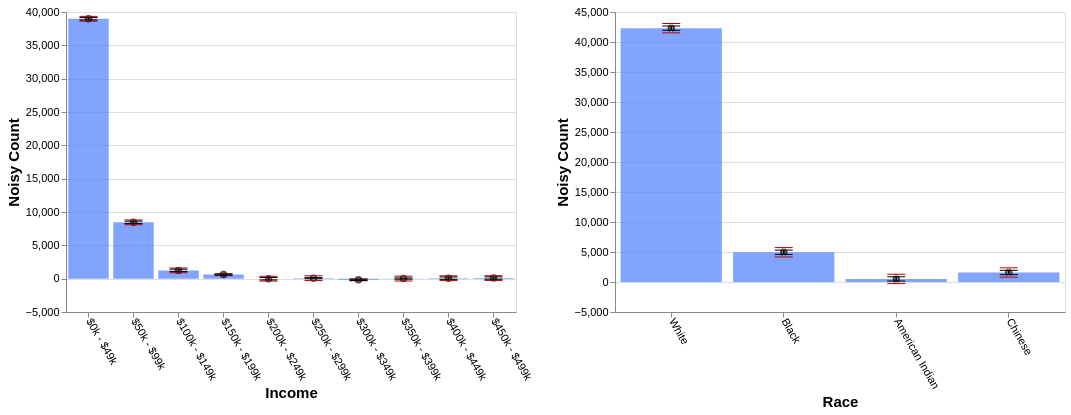

The specification (Vega-Lite) saved for this image:
### Vega-Lite specification from a JSON file in a GitHub repository (floating-point values rounded to 4 significant figures)
{"config": {"view": {"continuousWidth": 400, "continuousHeight": 300}, "axis": {"labelFontSize": 11, "titleFontSize": 15}, "axisBottom": {"labelAngle": 60}}, "hconcat": [{"layer": [{"mark": "bar", "encoding": {"color": {"value": "transparent"}, "tooltip": [{"aggregate": "sum", "field": "noisy_count", "title": "noisy count", "type": "quantitative"}, {"aggregate": "sum", "field": "noisy_count_prev", "title": "prev count", "type": "quantitative"}, {"aggregate": "sum", "field": "error", "title": "current error", "type": "quantitative"}, {"aggregate": "sum", "field": "error_prev", "title": "prev error", "type": "quantitative"}], "x": {"field": "income", "sort": null, "title": "Income", "type": "ordinal"}}, "height": 300, "selection": {"selector663": {"type": "interval", "encodings": ["x"]}}, "transform": [{"filter": {"selection": "selector664"}}], "width": 450}, {"mark": {"type": "bar", "color": "gray", "opacity": 0}, "encoding": {"x": {"field": "income", "sort": null, "title": "Income", "type": "ordinal"}, "y": {"aggregate": "sum", "field": "noisy_count_prev", "type": "quantitative"}}, "transform": [{"filter": {"selection": "selector664"}}]}, {"mark": {"type": "bar", "color": "#4C7FFF", "opacity": 0.7}, "encoding": {"x": {"field": "income", "sort": null, "title": "Income", "type": "ordinal"}, "y": {"aggregate": "sum", "field": "noisy_count", "type": "quantitative"}}, "transform": [{"filter": {"selection": "selector664"}}]}, {"mark": {"type": "point", "color": "black", "opacity": 0.7}, "encoding": {"x": {"field": "income", "sort": null, "title": "Income", "type": "ordinal"}, "y": {"aggregate": "sum", "field": "noisy_count", "title": "Noisy Count", "type": "quantitative"}}, "transform": [{"filter": {"selection": "selector664"}}]}, {"mark": {"type": "rule", "color": "#B6B6B6", "size": 2, "strokeDash": [3, 3]}, "encoding": {"x": {"field": "income", "sort": null, "title": "Income", "type": "ordinal"}, "y": {"aggregate": "sum", "field": "plus_error_prev_income", "title": "", "type": "quantitative"}, "y2": {"aggregate": "sum", "field": "minus_error_prev_income", "title": ""}}, "transform": [{"filter": {"selection": "selector664"}}]}, {"mark": {"type": "tick", "color": "#B90000", "size": 0, "strokeDash": [1, 1]}, "encoding": {"x": {"field": "income", "sort": null, "title": "Income", "type": "ordinal"}, "y": {"aggregate": "sum", "field": "plus_error_prev_income", "type": "quantitative"}}, "transform": [{"filter": {"selection": "selector664"}}]}, {"mark": {"type": "tick", "color": "#B90000", "size": 0, "strokeDash": [3, 1]}, "encoding": {"x": {"field": "income", "sort": null, "title": "Income", "type": "ordinal"}, "y": {"aggregate": "sum", "field": "minus_error_prev_income", "type": "quantitative"}}, "transform": [{"filter": {"selection": "selector664"}}]}, {"mark": {"type": "rule", "color": "black", "size": 2}, "encoding": {"x": {"field": "income", "sort": null, "title": "Income", "type": "ordinal"}, "y": {"aggregate": "sum", "field": "plus_error", "title": "", "type": "quantitative"}, "y2": {"aggregate": "sum", "field": "minus_error", "title": ""}}, "transform": [{"filter": {"selection": "selector664"}}]}, {"mark": {"type": "tick", "color": "black", "width": 0}, "encoding": {"x": {"field": "income", "sort": null, "title": "Income", "type": "ordinal"}, "y": {"aggregate": "sum", "field": "plus_error", "type": "quantitative"}}, "transform": [{"filter": {"selection": "selector664"}}]}, {"mark": {"type": "tick", "color": "black", "width": 0}, "encoding": {"x": {"field": "income", "sort": null, "title": "Income", "type": "ordinal"}, "y": {"aggregate": "sum", "field": "minus_error", "type": "quantitative"}}, "transform": [{"filter": {"selection": "selector664"}}]}]}, {"layer": [{"mark": "bar", "encoding": {"color": {"value": "transparent"}, "tooltip": [{"aggregate": "sum", "field": "noisy_count", "title": "noisy count", "type": "quantitative"}, {"aggregate": "sum", "field": "noisy_count_prev", "title": "prev count", "type": "quantitative"}, {"aggregate": "sum", "field": "error", "title": "current error", "type": "quantitative"}, {"aggregate": "sum", "field": "error_prev", "title": "prev error", "type": "quantitative"}], "x": {"field": "race", "sort": null, "title": "Race", "type": "ordinal"}}, "height": 300, "selection": {"selector664": {"type": "interval", "encodings": ["x"]}}, "transform": [{"filter": {"selection": "selector663"}}], "width": 450}, {"mark": {"type": "bar", "color": "gray", "opacity": 0}, "encoding": {"x": {"field": "race", "sort": null, "title": "Race", "type": "ordinal"}, "y": {"aggregate": "sum", "field": "noisy_count_prev", "type": "quantitative"}}, "transform": [{"filter": {"selection": "selector663"}}]}, {"mark": {"type": "bar", "color": "#4C7FFF", "opacity": 0.7}, "encoding": {"x": {"field": "race", "sort": null, "title": "Race", "type": "ordinal"}, "y": {"aggregate": "sum", "field": "noisy_count", "type": "quantitative"}}, "transform": [{"filter": {"selection": "selector663"}}]}, {"mark": {"type": "point", "color": "black", "opacity": 0.7}, "encoding": {"x": {"field": "race", "sort": null, "title": "Race", "type": "ordinal"}, "y": {"aggregate": "sum", "field": "noisy_count", "title": "Noisy Count", "type": "quantitative"}}, "transform": [{"filter": {"selection": "selector663"}}]}, {"mark": {"type": "rule", "color": "#B6B6B6", "size": 2, "strokeDash": [3, 3]}, "encoding": {"x": {"field": "race", "sort": null, "title": "Race", "type": "ordinal"}, "y": {"aggregate": "sum", "field": "plus_error_prev_race", "title": "", "type": "quantitative"}, "y2": {"aggregate": "sum", "field": "minus_error_prev_race", "title": ""}}, "transform": [{"filter": {"selection": "selector663"}}]}, {"mark": {"type": "tick", "color": "#B90000", "size": 0, "strokeDash": [1, 1]}, "encoding": {"x": {"field": "race", "sort": null, "title": "Race", "type": "ordinal"}, "y": {"aggregate": "sum", "field": "plus_error_prev_race", "type": "quantitative"}}, "transform": [{"filter": {"selection": "selector663"}}]}, {"mark": {"type": "tick", "color": "#B90000", "size": 0, "strokeDash": [3, 1]}, "encoding": {"x": {"field": "race", "sort": null, "title": "Race", "type": "ordinal"}, "y": {"aggregate": "sum", "field": "minus_error_prev_race", "type": "quantitative"}}, "transform": [{"filter": {"selection": "selector663"}}]}, {"mark": {"type": "rule", "color": "black", "size": 2}, "encoding": {"x": {"field": "race", "sort": null, "title": "Race", "type": "ordinal"}, "y": {"aggregate": "sum", "field": "plus_error", "title": "", "type": "quantitative"}, "y2": {"aggregate": "sum", "field": "minus_error", "title": ""}}, "transform": [{"filter": {"selection": "selector663"}}]}, {"mark": {"type": "tick", "color": "black", "width": 0}, "encoding": {"x": {"field": "race", "sort": null, "title": "Race", "type": "ordinal"}, "y": {"aggregate": "sum", "field": "plus_error", "type": "quantitative"}}, "transform": [{"filter": {"selection": "selector663"}}]}, {"mark": {"type": "tick", "color": "black", "width": 0}, "encoding": {"x": {"field": "race", "sort": null, "title": "Race", "type": "ordinal"}, "y": {"aggregate": "sum", "field": "minus_error", "type": "quantitative"}}, "transform": [{"filter": {"selection": "selector663"}}]}]}], "data": {"name": "data-24a5dc6430f28e7e17279dae2fb71018"}, "$schema": "https://vega.github.io/schema/vega-lite/v4.17.0.json", "datasets": {"data-24a5dc6430f28e7e17279dae2fb71018": [{"income": "$0k - $49k", "race": "White", "noisy_count": 33160.0, "true_count": 33160.0, "plus_error": 33210.0, "minus_error": 33120.0, "error": 44.7, "noisy_count_prev": 33120.0, "true_count_prev": 33160.0, "plus_error_prev": 33210.0, "minus_error_prev": 33030.0, "error_prev": 89.4, "plus_error_prev_income": 33250.0, "minus_error_prev_income": 33070.0, "plus_error_prev_race": 33220.0, "minus_error_prev_race": 33040.0}, {"income": "$0k - $49k", "race": "Black", "noisy_count": 4237.0, "true_count": 4314.0, "plus_error": 4282.0, "minus_error": 4192.0, "error": 44.7, "noisy_count_prev": 4220.0, "true_count_prev": 4314.0, "plus_error_prev": 4310.0, "minus_error_prev": 4131.0, "error_prev": 89.4, "plus_error_prev_income": 4353.0, "minus_error_prev_income": 4174.0, "plus_error_prev_race": 4308.0, "minus_error_prev_race": 4129.0}, {"income": "$0k - $49k", "race": "American Indian", "noisy_count": 505.7, "true_count": 489.0, "plus_error": 550.4, "minus_error": 461.0, "error": 44.7, "noisy_count_prev": 433.5, "true_count_prev": 489.0, "plus_error_prev": 522.9, "minus_error_prev": 344.0, "error_prev": 89.4, "plus_error_prev_income": 565.6, "minus_error_prev_income": 386.7, "plus_error_prev_race": 494.9, "minus_error_prev_race": 316.0}, {"income": "$0k - $49k", "race": "Chinese", "noisy_count": 1078.0, "true_count": 992.0, "plus_error": 1123.0, "minus_error": 1033.0, "error": 44.7, "noisy_count_prev": 1043.0, "true_count_prev": 992.0, "plus_error_prev": 1132.0, "minus_error_prev": 953.6, "error_prev": 89.4, "plus_error_prev_income": 1175.0, "minus_error_prev_income": 996.3, "plus_error_prev_race": 1147.0, "minus_error_prev_race": 968.2}, {"income": "$50k - $99k", "race": "White", "noisy_count": 7499.0, "true_count": 7572.0, "plus_error": 7544.0, "minus_error": 7454.0, "error": 44.7, "noisy_count_prev": 7516.0, "true_count_prev": 7572.0, "plus_error_prev": 7605.0, "minus_error_prev": 7426.0, "error_prev": 89.4, "plus_error_prev_income": 7577.0, "minus_error_prev_income": 7398.0, "plus_error_prev_race": 7616.0, "minus_error_prev_race": 7437.0}, {"income": "$50k - $99k", "race": "Black", "noisy_count": 567.4, "true_count": 547.0, "plus_error": 612.1, "minus_error": 522.6, "error": 44.7, "noisy_count_prev": 596.2, "true_count_prev": 547.0, "plus_error_prev": 685.7, "minus_error_prev": 506.8, "error_prev": 89.4, "plus_error_prev_income": 657.2, "minus_error_prev_income": 478.3, "plus_error_prev_race": 683.5, "minus_error_prev_race": 504.6}, {"income": "$50k - $99k", "race": "American Indian", "noisy_count": 131.4, "true_count": 64.0, "plus_error": 176.1, "minus_error": 86.7, "error": 44.7, "noisy_count_prev": 295.1, "true_count_prev": 64.0, "plus_error_prev": 384.5, "minus_error_prev": 205.6, "error_prev": 89.4, "plus_error_prev_income": 356.0, "minus_error_prev_income": 177.1, "plus_error_prev_race": 356.5, "minus_error_prev_race": 177.6}, {"income": "$50k - $99k", "race": "Chinese", "noisy_count": 252.8, "true_count": 344.0, "plus_error": 297.5, "minus_error": 208.1, "error": 44.7, "noisy_count_prev": 157.9, "true_count_prev": 344.0, "plus_error_prev": 247.3, "minus_error_prev": 68.4, "error_prev": 89.4, "plus_error_prev_income": 218.8, "minus_error_prev_income": 39.87, "plus_error_prev_race": 261.9, "minus_error_prev_race": 82.99}, {"income": "$100k - $149k", "race": "White", "noisy_count": 989.7, "true_count": 1036.0, "plus_error": 1034.0, "minus_error": 945.0, "error": 44.7, "noisy_count_prev": 870.0, "true_count_prev": 1036.0, "plus_error_prev": 959.4, "minus_error_prev": 780.6, "error_prev": 89.4, "plus_error_prev_income": 987.0, "minus_error_prev_income": 808.2, "plus_error_prev_race": 969.8, "minus_error_prev_race": 791.0}, {"income": "$100k - $149k", "race": "Black", "noisy_count": 61.2, "true_count": 45.0, "plus_error": 105.9, "minus_error": 16.4, "error": 44.7, "noisy_count_prev": 136.5, "true_count_prev": 45.0, "plus_error_prev": 226.0, "minus_error_prev": 47.1, "error_prev": 89.4, "plus_error_prev_income": 253.6, "minus_error_prev_income": 74.75, "plus_error_prev_race": 223.8, "minus_error_prev_race": 44.88}, {"income": "$100k - $149k", "race": "American Indian", "noisy_count": 78.0, "true_count": 4.0, "plus_error": 122.7, "minus_error": 33.3, "error": 44.7, "noisy_count_prev": 69.0, "true_count_prev": 4.0, "plus_error_prev": 158.4, "minus_error_prev": -20.5, "error_prev": 89.4, "plus_error_prev_income": 186.0, "minus_error_prev_income": 7.15, "plus_error_prev_race": 130.4, "minus_error_prev_race": -48.48}, {"income": "$100k - $149k", "race": "Chinese", "noisy_count": 113.9, "true_count": 64.0, "plus_error": 158.7, "minus_error": 69.2, "error": 44.7, "noisy_count_prev": 56.7, "true_count_prev": 64.0, "plus_error_prev": 146.1, "minus_error_prev": -32.8, "error_prev": 89.4, "plus_error_prev_income": 173.7, "minus_error_prev_income": -5.15, "plus_error_prev_race": 160.7, "minus_error_prev_race": -18.21}, {"income": "$150k - $199k", "race": "White", "noisy_count": 591.7, "true_count": 559.0, "plus_error": 613.5, "minus_error": 569.9, "error": 21.8, "noisy_count_prev": 603.1, "true_count_prev": 559.0, "plus_error_prev": 631.9, "minus_error_prev": 574.3, "error_prev": 28.8, "plus_error_prev_income": 619.6, "minus_error_prev_income": 562.0, "plus_error_prev_race": 642.3, "minus_error_prev_race": 584.7}, {"income": "$150k - $199k", "race": "Black", "noisy_count": 5.3, "true_count": 15.0, "plus_error": 27.1, "minus_error": -16.5, "error": 21.8, "noisy_count_prev": 37.4, "true_count_prev": 15.0, "plus_error_prev": 66.2, "minus_error_prev": 8.6, "error_prev": 28.8, "plus_error_prev_income": 53.9, "minus_error_prev_income": -3.7, "plus_error_prev_race": 63.98, "minus_error_prev_race": 6.38}, {"income": "$150k - $199k", "race": "American Indian", "noisy_count": -17.9, "true_count": 1.0, "plus_error": 3.9, "minus_error": -39.7, "error": 21.8, "noisy_count_prev": -17.7, "true_count_prev": 1.0, "plus_error_prev": 11.2, "minus_error_prev": -46.5, "error_prev": 28.8, "plus_error_prev_income": -1.1, "minus_error_prev_income": -58.8, "plus_error_prev_race": -16.78, "minus_error_prev_race": -74.48}, {"income": "$150k - $199k", "race": "Chinese", "noisy_count": 33.9, "true_count": 34.0, "plus_error": 55.7, "minus_error": 12.1, "error": 21.8, "noisy_count_prev": 39.4, "true_count_prev": 34.0, "plus_error_prev": 68.2, "minus_error_prev": 10.5, "error_prev": 28.8, "plus_error_prev_income": 55.9, "minus_error_prev_income": -1.8, "plus_error_prev_race": 82.79, "minus_error_prev_race": 25.09}, {"income": "$200k - $249k", "race": "White", "noisy_count": 105.4, "true_count": 122.0, "plus_error": 150.2, "minus_error": 60.7, "error": 44.7, "noisy_count_prev": -12.7, "true_count_prev": 122.0, "plus_error_prev": 76.7, "minus_error_prev": -102.2, "error_prev": 89.4, "plus_error_prev_income": 96.6, "minus_error_prev_income": -82.3, "plus_error_prev_race": 87.14, "minus_error_prev_race": -91.76}, {"income": "$200k - $249k", "race": "Black", "noisy_count": -92.8, "true_count": 7.0, "plus_error": -48.1, "minus_error": -137.5, "error": 44.7, "noisy_count_prev": -173.6, "true_count_prev": 7.0, "plus_error_prev": -84.2, "minus_error_prev": -263.0, "error_prev": 89.4, "plus_error_prev_income": -64.3, "minus_error_prev_income": -243.1, "plus_error_prev_race": -86.42, "minus_error_prev_race": -265.2}, {"income": "$200k - $249k", "race": "American Indian", "noisy_count": -6.0, "true_count": 3.0, "plus_error": 38.7, "minus_error": -50.7, "error": 44.7, "noisy_count_prev": 39.0, "true_count_prev": 3.0, "plus_error_prev": 128.4, "minus_error_prev": -50.4, "error_prev": 89.4, "plus_error_prev_income": 148.3, "minus_error_prev_income": -30.5, "plus_error_prev_race": 100.4, "minus_error_prev_race": -78.38}, {"income": "$200k - $249k", "race": "Chinese", "noisy_count": -8.1, "true_count": 5.0, "plus_error": 36.7, "minus_error": -52.8, "error": 44.7, "noisy_count_prev": 66.2, "true_count_prev": 5.0, "plus_error_prev": 155.6, "minus_error_prev": -23.3, "error_prev": 89.4, "plus_error_prev_income": 175.5, "minus_error_prev_income": -3.4, "plus_error_prev_race": 170.2, "minus_error_prev_race": -8.71}, {"income": "$250k - $299k", "race": "White", "noisy_count": 26.9, "true_count": 43.0, "plus_error": 48.6, "minus_error": 5.2, "error": 21.7, "noisy_count_prev": 4.3, "true_count_prev": 43.0, "plus_error_prev": 93.8, "minus_error_prev": -85.1, "error_prev": 89.4, "plus_error_prev_income": 73.72, "minus_error_prev_income": -105.2, "plus_error_prev_race": 104.2, "minus_error_prev_race": -74.66}, {"income": "$250k - $299k", "race": "Black", "noisy_count": 15.0, "true_count": 0.0, "plus_error": 36.7, "minus_error": -6.7, "error": 21.7, "noisy_count_prev": 81.6, "true_count_prev": 0.0, "plus_error_prev": 171.0, "minus_error_prev": -7.8, "error_prev": 89.4, "plus_error_prev_income": 150.9, "minus_error_prev_income": -27.88, "plus_error_prev_race": 168.8, "minus_error_prev_race": -10.02}, {"income": "$250k - $299k", "race": "American Indian", "noisy_count": 20.8, "true_count": 0.0, "plus_error": 42.5, "minus_error": -0.8, "error": 21.7, "noisy_count_prev": 77.0, "true_count_prev": 0.0, "plus_error_prev": 166.4, "minus_error_prev": -12.5, "error_prev": 89.4, "plus_error_prev_income": 146.3, "minus_error_prev_income": -32.58, "plus_error_prev_race": 138.4, "minus_error_prev_race": -40.48}, {"income": "$250k - $299k", "race": "Chinese", "noisy_count": 11.5, "true_count": 3.0, "plus_error": 33.2, "minus_error": -10.2, "error": 21.7, "noisy_count_prev": -8.4, "true_count_prev": 3.0, "plus_error_prev": 81.1, "minus_error_prev": -97.8, "error_prev": 89.4, "plus_error_prev_income": 61.02, "minus_error_prev_income": -117.9, "plus_error_prev_race": 95.69, "minus_error_prev_race": -83.21}, {"income": "$300k - $349k", "race": "White", "noisy_count": -8.1, "true_count": 11.0, "plus_error": 16.8, "minus_error": -33.0, "error": 24.9, "noisy_count_prev": 0.7, "true_count_prev": 11.0, "plus_error_prev": 35.2, "minus_error_prev": -33.8, "error_prev": 34.5, "plus_error_prev_income": 17.0, "minus_error_prev_income": -52.0, "plus_error_prev_race": 45.64, "minus_error_prev_race": -23.36}, {"income": "$300k - $349k", "race": "Black", "noisy_count": -47.3, "true_count": 1.0, "plus_error": -22.4, "minus_error": -72.2, "error": 24.9, "noisy_count_prev": -39.0, "true_count_prev": 1.0, "plus_error_prev": -4.5, "minus_error_prev": -73.5, "error_prev": 34.5, "plus_error_prev_income": -22.7, "minus_error_prev_income": -91.7, "plus_error_prev_race": -6.72, "minus_error_prev_race": -75.72}, {"income": "$300k - $349k", "race": "American Indian", "noisy_count": -55.0, "true_count": 0.0, "plus_error": -30.1, "minus_error": -79.9, "error": 24.9, "noisy_count_prev": -6.0, "true_count_prev": 0.0, "plus_error_prev": 28.5, "minus_error_prev": -40.5, "error_prev": 34.5, "plus_error_prev_income": 10.3, "minus_error_prev_income": -58.7, "plus_error_prev_race": 0.52, "minus_error_prev_race": -68.48}, {"income": "$300k - $349k", "race": "Chinese", "noisy_count": -68.5, "true_count": 0.0, "plus_error": -43.6, "minus_error": -93.4, "error": 24.9, "noisy_count_prev": -61.8, "true_count_prev": 0.0, "plus_error_prev": -27.3, "minus_error_prev": -96.3, "error_prev": 34.5, "plus_error_prev_income": -45.5, "minus_error_prev_income": -114.5, "plus_error_prev_race": -12.71, "minus_error_prev_race": -81.71}, {"income": "$350k - $399k", "race": "White", "noisy_count": 42.2, "true_count": 2.0, "plus_error": 64.7, "minus_error": 19.7, "error": 22.5, "noisy_count_prev": 152.4, "true_count_prev": 2.0, "plus_error_prev": 241.9, "minus_error_prev": 63.0, "error_prev": 89.4, "plus_error_prev_income": 191.7, "minus_error_prev_income": 12.8, "plus_error_prev_race": 252.3, "minus_error_prev_race": 73.44}, {"income": "$350k - $399k", "race": "Black", "noisy_count": -2.1, "true_count": 0.0, "plus_error": 20.4, "minus_error": -24.6, "error": 22.5, "noisy_count_prev": 28.5, "true_count_prev": 0.0, "plus_error_prev": 117.9, "minus_error_prev": -60.9, "error_prev": 89.4, "plus_error_prev_income": 67.7, "minus_error_prev_income": -111.1, "plus_error_prev_race": 115.7, "minus_error_prev_race": -63.12}, {"income": "$350k - $399k", "race": "American Indian", "noisy_count": -43.5, "true_count": 0.0, "plus_error": -21.0, "minus_error": -66.0, "error": 22.5, "noisy_count_prev": 4.1, "true_count_prev": 0.0, "plus_error_prev": 93.5, "minus_error_prev": -85.4, "error_prev": 89.4, "plus_error_prev_income": 43.3, "minus_error_prev_income": -135.6, "plus_error_prev_race": 65.52, "minus_error_prev_race": -113.4}, {"income": "$350k - $399k", "race": "Chinese", "noisy_count": 15.6, "true_count": 0.0, "plus_error": 38.1, "minus_error": -6.9, "error": 22.5, "noisy_count_prev": 28.0, "true_count_prev": 0.0, "plus_error_prev": 117.4, "minus_error_prev": -61.5, "error_prev": 89.4, "plus_error_prev_income": 67.2, "minus_error_prev_income": -111.7, "plus_error_prev_race": 132.0, "minus_error_prev_race": -46.91}, {"income": "$400k - $449k", "race": "White", "noisy_count": -10.8, "true_count": 2.0, "plus_error": 33.9, "minus_error": -55.5, "error": 44.7, "noisy_count_prev": 38.3, "true_count_prev": 2.0, "plus_error_prev": 127.8, "minus_error_prev": -51.1, "error_prev": 89.4, "plus_error_prev_income": 123.1, "minus_error_prev_income": -55.78, "plus_error_prev_race": 138.2, "minus_error_prev_race": -40.66}, {"income": "$400k - $449k", "race": "Black", "noisy_count": 97.8, "true_count": 0.0, "plus_error": 142.5, "minus_error": 53.1, "error": 44.7, "noisy_count_prev": -12.7, "true_count_prev": 0.0, "plus_error_prev": 76.8, "minus_error_prev": -102.1, "error_prev": 89.4, "plus_error_prev_income": 72.12, "minus_error_prev_income": -106.8, "plus_error_prev_race": 74.58, "minus_error_prev_race": -104.3}, {"income": "$400k - $449k", "race": "American Indian", "noisy_count": -43.3, "true_count": 0.0, "plus_error": 1.4, "minus_error": -88.1, "error": 44.7, "noisy_count_prev": 36.6, "true_count_prev": 0.0, "plus_error_prev": 126.0, "minus_error_prev": -52.9, "error_prev": 89.4, "plus_error_prev_income": 121.3, "minus_error_prev_income": -57.58, "plus_error_prev_race": 98.02, "minus_error_prev_race": -80.88}, {"income": "$400k - $449k", "race": "Chinese", "noisy_count": 27.4, "true_count": 0.0, "plus_error": 72.2, "minus_error": -17.3, "error": 44.7, "noisy_count_prev": 27.6, "true_count_prev": 0.0, "plus_error_prev": 117.0, "minus_error_prev": -61.9, "error_prev": 89.4, "plus_error_prev_income": 112.3, "minus_error_prev_income": -66.58, "plus_error_prev_race": 131.6, "minus_error_prev_race": -47.31}, {"income": "$450k - $499k", "race": "White", "noisy_count": -95.8, "true_count": 1.0, "plus_error": -51.1, "minus_error": -140.5, "error": 44.7, "noisy_count_prev": -88.9, "true_count_prev": 1.0, "plus_error_prev": 0.5, "minus_error_prev": -178.3, "error_prev": 89.4, "plus_error_prev_income": 31.3, "minus_error_prev_income": -147.5, "plus_error_prev_race": 10.94, "minus_error_prev_race": -167.9}, {"income": "$450k - $499k", "race": "Black", "noisy_count": 112.7, "true_count": 0.0, "plus_error": 157.4, "minus_error": 68.0, "error": 44.7, "noisy_count_prev": 101.2, "true_count_prev": 0.0, "plus_error_prev": 190.6, "minus_error_prev": 11.7, "error_prev": 89.4, "plus_error_prev_income": 221.4, "minus_error_prev_income": 42.5, "plus_error_prev_race": 188.4, "minus_error_prev_race": 9.48}, {"income": "$450k - $499k", "race": "American Indian", "noisy_count": -57.2, "true_count": 0.0, "plus_error": -12.5, "minus_error": -102.0, "error": 44.7, "noisy_count_prev": -137.8, "true_count_prev": 0.0, "plus_error_prev": -48.3, "minus_error_prev": -227.2, "error_prev": 89.4, "plus_error_prev_income": -17.5, "minus_error_prev_income": -196.4, "plus_error_prev_race": -76.28, "minus_error_prev_race": -255.2}, {"income": "$450k - $499k", "race": "Chinese", "noisy_count": 129.4, "true_count": 0.0, "plus_error": 174.1, "minus_error": 84.6, "error": 44.7, "noisy_count_prev": 91.4, "true_count_prev": 0.0, "plus_error_prev": 180.9, "minus_error_prev": 2.0, "error_prev": 89.4, "plus_error_prev_income": 211.7, "minus_error_prev_income": 32.8, "plus_error_prev_race": 195.5, "minus_error_prev_race": 16.59}]}}
